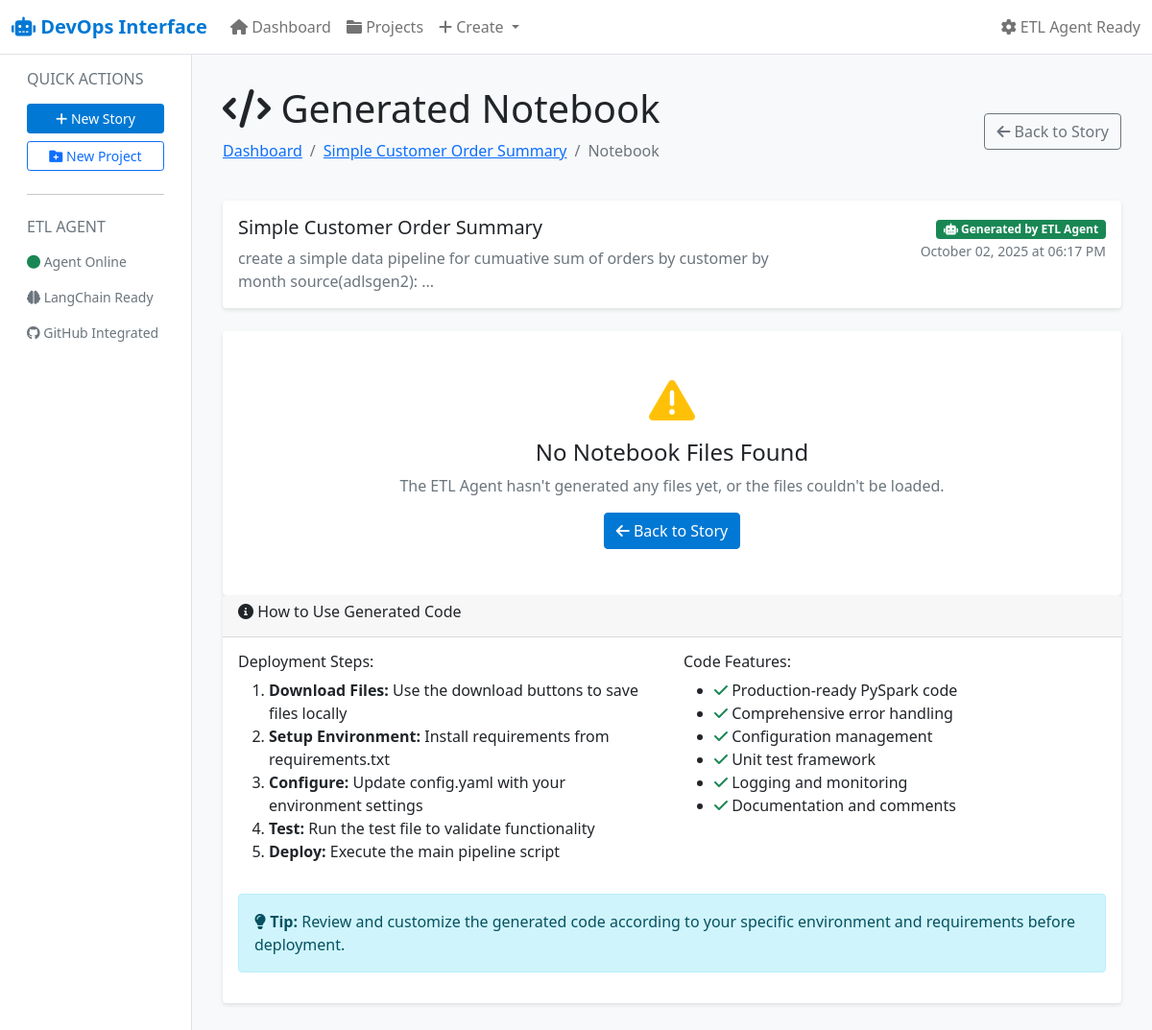
The page /notebook/1 on the database its author committed.
### devops_interface/app.py (models this page shows)
class UserStory(db.Model):
    id = db.Column(db.Integer, primary_key=True)
    title = db.Column(db.String(200), nullable=False)
    description = db.Column(db.Text)
    acceptance_criteria = db.Column(db.Text)
    priority = db.Column(db.String(20), default='Medium')  # High, Medium, Low
    status = db.Column(db.String(20), default='New')  # New, Active, Resolved, Closed
    story_points = db.Column(db.Integer, default=0)
    github_issue_url = db.Column(db.String(500))
    github_repo = db.Column(db.String(100))
    github_issue_number = db.Column(db.Integer)
    etl_agent_status = db.Column(db.String(50), default='Not Started')  # Not Started, Processing, Completed, Failed
    generated_notebook_path = db.Column(db.String(500))
    created_date = db.Column(db.DateTime, default=datetime.utcnow)
    updated_date = db.Column(db.DateTime, default=datetime.utcnow, onupdate=datetime.utcnow)
    project_id = db.Column(db.Integer, db.ForeignKey('project.id'), nullable=False)
    assigned_to = db.Column(db.String(100))
    tasks = db.relationship('Task', backref='user_story', lazy=True, cascade='all, delete-orphan')

### devops_interface/app.py (the view, shortened to what this page needs)
@app.route('/notebook/<int:story_id>')
def view_notebook(story_id):
    story = UserStory.query.get_or_404(story_id)
    if not story.generated_notebook_path:
        flash('No notebook generated for this story yet. ⚠️', 'warning')
        return redirect(url_for('story_detail', story_id=story_id))
    notebook_files = {}
    notebook_dir = story.generated_notebook_path
    return render_template('notebook_viewer.html', story=story, notebook_files=notebook_files)

### devops_interface/templates/notebook_viewer.html (shortened to what this page needs)
{% extends "base.html" %}
{% block content %}
<div class="d-flex justify-content-between align-items-center mb-4">
    <div>
        <h1><i class="fas fa-code"></i> Generated Notebook</h1>
        <nav aria-label="breadcrumb">
            <ol class="breadcrumb">
                <li class="breadcrumb-item"><a href="{{ url_for('index') }}">Dashboard</a></li>
                <li class="breadcrumb-item"><a href="{{ url_for('story_detail', story_id=story.id) }}">{{ story.title }}</a></li>
                <li class="breadcrumb-item active">Notebook</li>
            </ol>
        </nav>
    </div>
    <div>
        <a href="{{ url_for('story_detail', story_id=story.id) }}" class="btn btn-outline-secondary">
            <i class="fas fa-arrow-left"></i> Back to Story
        </a>
    </div>
</div>
<div class="card mb-4">
    <div class="card-body">
        <div class="row">
            <div class="col-md-8">
                <h5>{{ story.title }}</h5>
                <p class="text-muted mb-0">{{ story.description[:100] }}...</p>
            </div>
            <div class="col-md-4 text-end">
                <span class="badge bg-success">
                    <i class="fas fa-robot"></i> Generated by ETL Agent
                </span>
                <br><small class="text-muted">{{ story.updated_date.strftime('%B %d, %Y at %I:%M %p') }}</small>
            </div>
        </div>
    </div>
</div>
{% if notebook_files %}
<div class="card mb-4">
    <div class="card-header">
        <h6><i class="fas fa-folder"></i> Generated Files ({{ notebook_files|length }})</h6>
    </div>
    <div class="card-body">
        <div class="row">
            {% for filename in notebook_files.keys() %}
            <div class="col-md-3 mb-2">
                <button class="btn btn-outline-primary btn-sm w-100" onclick="showFile('{{ filename }}')">
                    <i class="fas fa-file-code"></i> {{ filename }}
                </button>
            </div>
            {% endfor %}
        </div>
    </div>
</div>
{% for filename, content in notebook_files.items() %}
<div class="card mb-4 file-content" id="file-{{ filename }}" {% if not loop.first %}style="display: none;"{% endif %}>
    <div class="card-header d-flex justify-content-between align-items-center">
        <h6><i class="fas fa-file-code"></i> {{ filename }}</h6>
        <div>
            <button class="btn btn-outline-secondary btn-sm" onclick="copyToClipboard('{{ filename }}')">
                <i class="fas fa-copy"></i> Copy
            </button>
            <button class="btn btn-outline-primary btn-sm" onclick="downloadFile('{{ filename }}')">
                <i class="fas fa-download"></i> Download
            </button>
        </div>
    </div>
    <div class="card-body p-0">
        {% if filename.endswith('.py') or filename.endswith('.yaml') or filename.endswith('.yml') %}
        <pre class="code-block mb-0" id="content-{{ filename }}"><code>{{ content }}</code></pre>
        {% elif filename.endswith('.md') %}
        <div class="p-3">
            <div class="markdown-content">{{ content | replace('\n', '<br>') | safe }}</div>
        </div>
        {% elif filename.endswith('.txt') %}
        <pre class="code-block mb-0" id="content-{{ filename }}">{{ content }}</pre>
        {% else %}
        <div class="p-3">
            <div class="text-muted">
                <i class="fas fa-file"></i> {{ filename }} ({{ content|length }} characters)
            </div>
            <pre class="code-block mt-2" id="content-{{ filename }}">{{ content }}</pre>
        </div>
        {% endif %}
    </div>
</div>
{% endfor %}
{% else %}
<div class="card">
    <div class="card-body text-center py-5">
        <i class="fas fa-exclamation-triangle fa-3x text-warning mb-3"></i>
        <h4>No Notebook Files Found</h4>
        <p class="text-muted">The ETL Agent hasn't generated any files yet, or the files couldn't be loaded.</p>
        <a href="{{ url_for('story_detail', story_id=story.id) }}" class="btn btn-azure">
            <i class="fas fa-arrow-left"></i> Back to Story
        </a>
    </div>
</div>
{% endif %}
<div class="card">
    <div class="card-header">
        <h6><i class="fas fa-info-circle"></i> How to Use Generated Code</h6>
    </div>
    <div class="card-body">
        <div class="row">
            <div class="col-md-6">
                <h6>Deployment Steps:</h6>
                <ol>
                    <li><strong>Download Files:</strong> Use the download buttons to save files locally</li>
                    <li><strong>Setup Environment:</strong> Install requirements from requirements.txt</li>
                    <li><strong>Configure:</strong> Update config.yaml with your environment settings</li>
                    <li><strong>Test:</strong> Run the test file to validate functionality</li>
                    <li><strong>Deploy:</strong> Execute the main pipeline script</li>
                </ol>
            </div>
            <div class="col-md-6">
                <h6>Code Features:</h6>
                <ul>
                    <li><i class="fas fa-check text-success"></i> Production-ready PySpark code</li>
                    <li><i class="fas fa-check text-success"></i> Comprehensive error handling</li>
                    <li><i class="fas fa-check text-success"></i> Configuration management</li>
                    <li><i class="fas fa-check text-success"></i> Unit test framework</li>
                    <li><i class="fas fa-check text-success"></i> Logging and monitoring</li>
                    <li><i class="fas fa-check text-success"></i> Documentation and comments</li>
                </ul>
            </div>
        </div>
        <div class="alert alert-info mt-3">
            <i class="fas fa-lightbulb"></i>
            <strong>Tip:</strong> Review and customize the generated code according to your specific environment and requirements before deployment.
        </div>
    </div>
</div>
{% endblock %}

### devops_interface/templates/base.html (style rules this page uses)
:root { --azure-blue: #0078d4; --azure-dark-blue: #106ebe; --success-green: #107c10; --warning-orange: #ff8c00; --error-red: #d13438; }
body { background-color: #f8f9fa; }
.card { border: none; box-shadow: 0 2px 4px rgba(0,0,0,0.1); transition: box-shadow 0.3s ease; }
.btn-azure { background-color: var(--azure-blue); border-color: var(--azure-blue); color: white; }

### rows shown on the page
UserStory: title "Simple Customer Order Summary", description "create a simple data pipeline for cumuative sum of orders by customer by month source(adlsgen2):", updated_date "October 02, 2025 at 06:17 PM"
